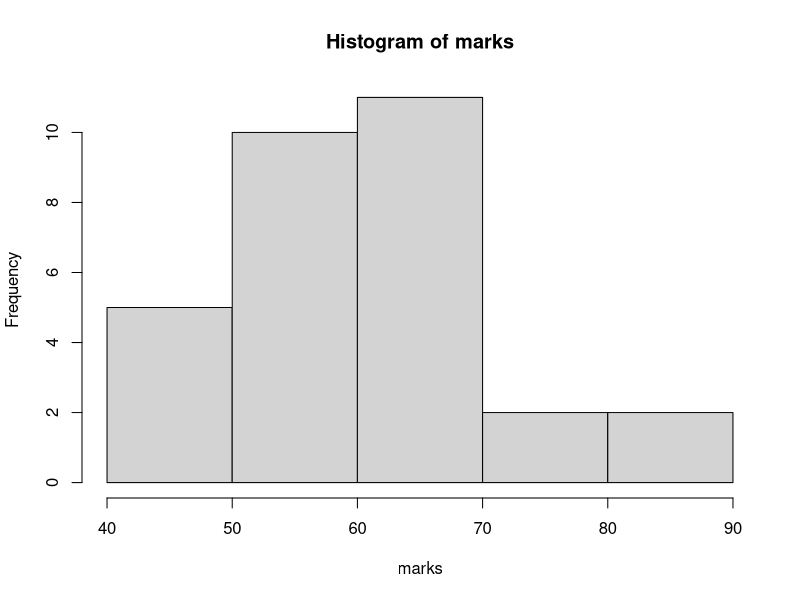
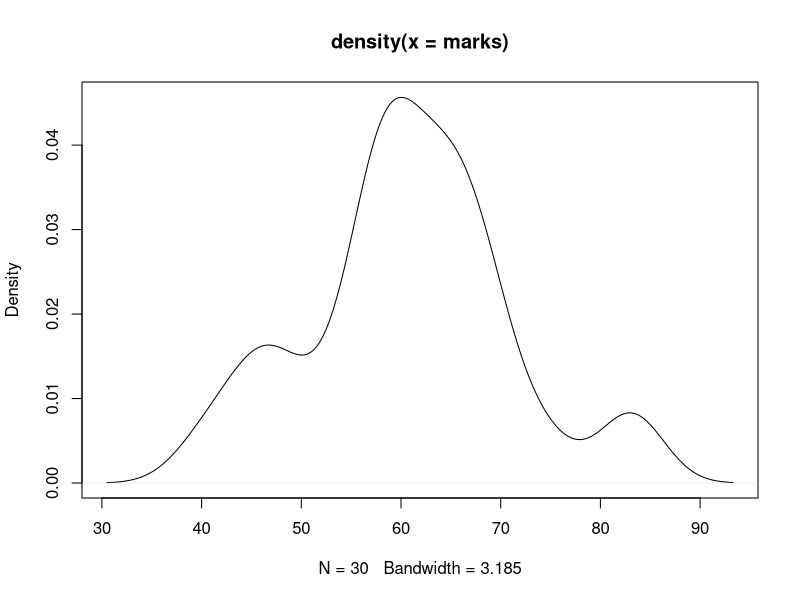
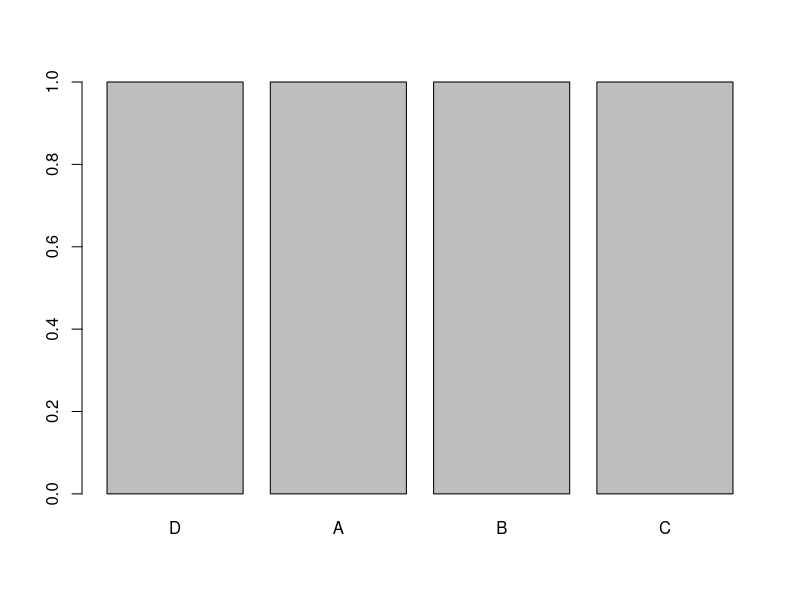
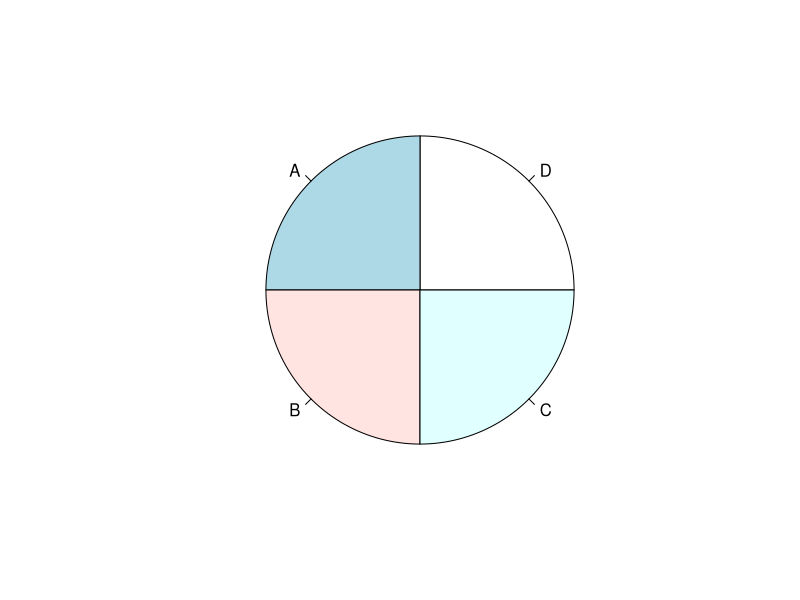

Write the R code that produced these figures, in order.
#vector 

x=c(1,2,3) #c->concatenate values
length(x)
x1 =1:100
x
x1
x2= seq(10,100,2)# sequence of numbers from 10-100 with a gap of two
x2
?seq# to get information on the command

#numeric vector ----
(marks= rnorm(30, mean=60, sd=10))#round brackets to assign and print
?rnorm

mean(marks)
median(marks)
mode(marks)
sd (marks)
var(marks)
summary(marks)
range(marks)
?summary
length(marks)
str(marks)
class(marks)
hist(marks)
plot(density(marks))


#character vector----
(names=c('A','B','C'))
mean(names)
class(names)
summary(names)
gender=c('M','F','M')
summary(gender)
genderF=factor(gender)
summary(genderF)
grades=c('A','C','D','B')
gradesF=factor(grades,ordered=T ,levels = c('D','A','B','C'))
summary(gradesF)
gradesF
table(gradesF)
table(gender)
?factor
barplot(table(gradesF))
pie(table(gradesF))
#logical vecotr ----

(married=c(T,F,T,F,T,T,F,F,T,T))
married
sum(married)
table(married)
class(married)
summary(married)
#subset of marks----
marks
trunc(marks); round(marks,1);floor(marks);ceiling(marks);

marks1=trunc(marks)
marks1
marks[12];marks1[12] 
marks1[1:10]
marks1[-2]
marks1[c(1,5,10,30)]
marks1[-c(1,5,10,30)]
summary(marks1[marks1>50 & marks1<75])
marks1>60

?set.seed(1234)
gender2=sample(c('M','F'),size=10000000,replace=T,prob=c(.6,.4))
gender2
table(gender2)
prop.table(table(gender2))
